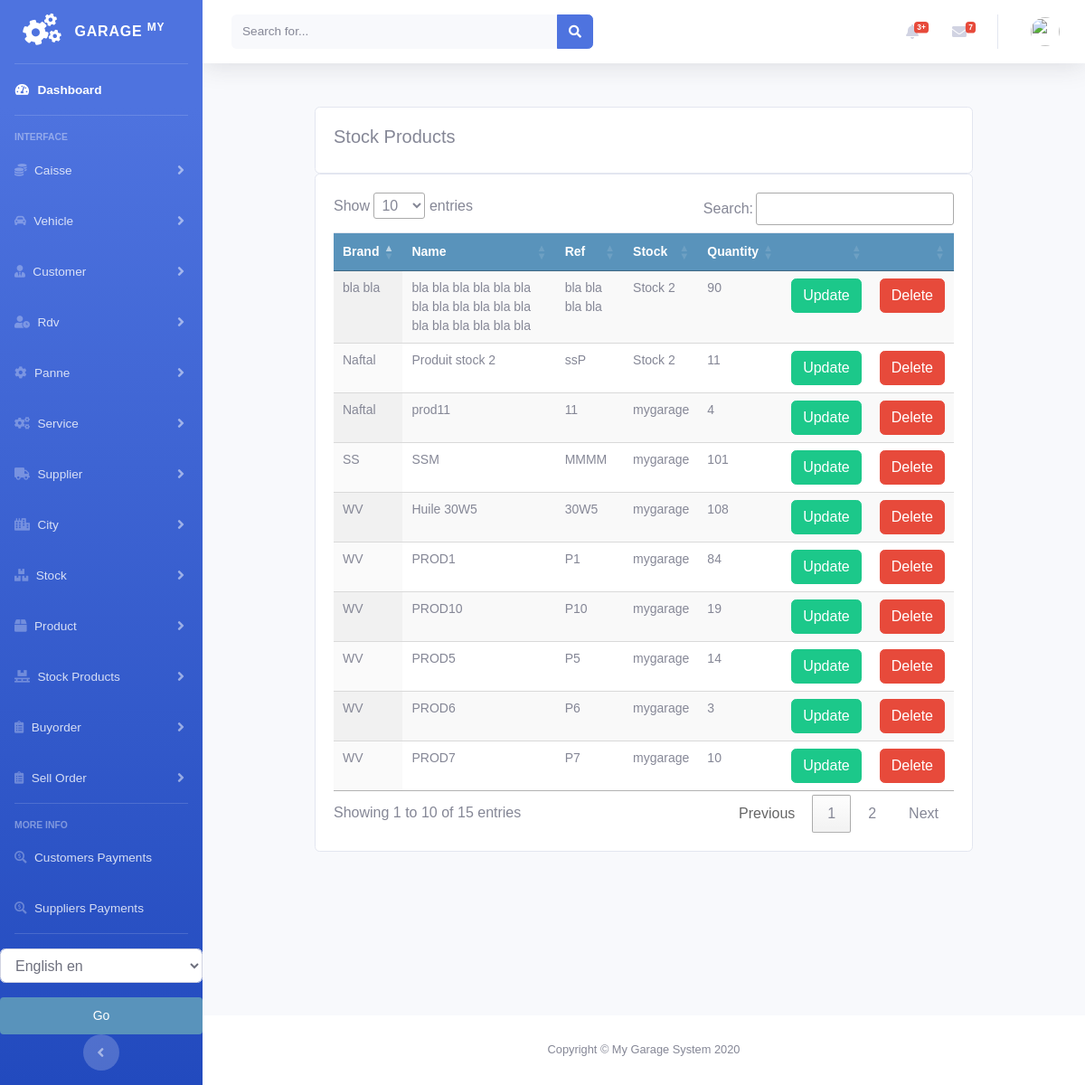
Page /stock/all_stockproduct_list on the earlier database version.
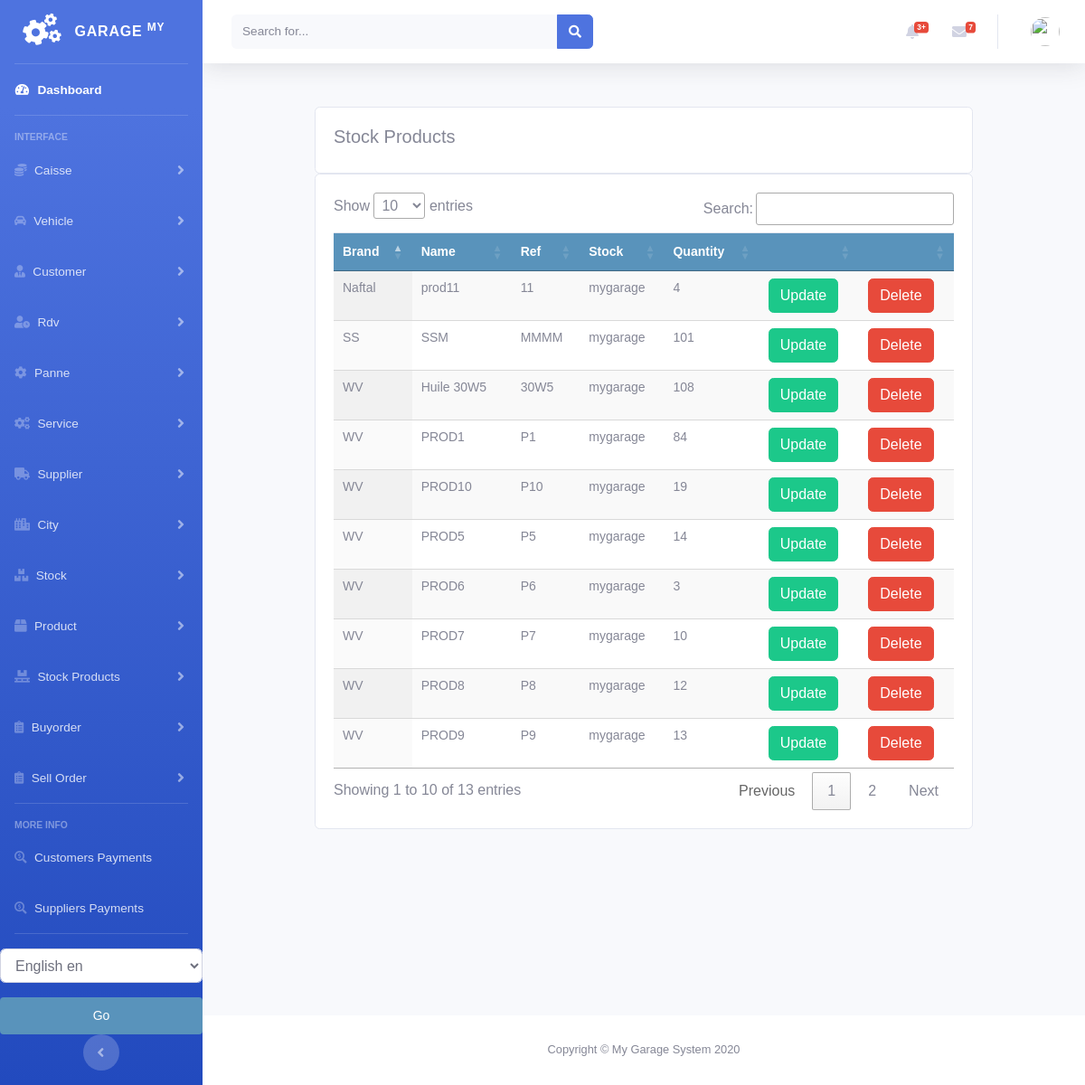
Same page on the later database version.
### stock/models.py (models this page shows, shortened)
class StockProduct(models.Model):
    product = models.ForeignKey(Product, null=True, on_delete=models.CASCADE)
    quantity = models.PositiveIntegerField(default=0)
    stock = models.ForeignKey(Stock, null=True, on_delete=models.CASCADE)
    class Meta:
        ordering = ('product',)
        verbose_name = 'stockproduct'
        verbose_name_plural = 'stockproducts'

class Stock(models.Model):
    name = models.CharField(max_length=250, null=True)
    class Meta:
        ordering = ('name',)
        verbose_name = 'stock'
        verbose_name_plural = 'stocks'
    def __str__(self):
        return self.name

### product/models.py (models this page shows, shortened)
class Product(models.Model):
    brand = models.CharField(max_length=250, null=True)
    name = models.CharField(max_length=250, null=True)
    ref = models.CharField(max_length=250, null=True)
    desc = models.CharField(max_length=250, null=True, blank=True)
    image = models.ImageField(upload_to='products/%Y/%m/%d', blank=True, )
    buyprice = models.DecimalField(max_digits=10, null=True, decimal_places=2, default=0)
    sellprice = models.DecimalField(max_digits=10, null=True, decimal_places=2, default=0)
    alert_quantity = models.PositiveIntegerField(default=1, blank=True, null=True)
    stock = models.ForeignKey('stock.Stock', blank=False, null=False, on_delete=models.CASCADE, default=1)
    class Meta:
        ordering = ('name',)
        verbose_name = 'product'
        verbose_name_plural = 'products'

### stock/views.py (the view)
# urls.py: path('all_stockproduct_list', views.all_stockproduct_list, name='all_stockproduct_list'),
def all_stockproduct_list(request):
    stockproducts = StockProduct.objects.all().filter(quantity__gt=0)
    categories = Category.objects.all()
    context = {
        'categories': categories,
        'stockproducts': stockproducts,
    }
    return render(request, 'stockproduct/all_list_stockproduct.html', context)

### stock/templates/stockproduct/all_list_stockproduct.html (shortened to what this page needs)
{% extends 'home.html' %}
{% load static %}
{% load i18n %}
{% block content %}
<br>
<div class="container">
    <div class="row">
    <div class="col-md">
        <div class="card card-body">
            <h5>{% trans "Stock Products" %}</h5>
        </div>
        <div class="card card-body">
            <table id="table_id" class=" table display text-center">
              <thead>
              <tr>
                    <th>{% trans "Brand" %}</th>
                    <th>{% trans "Name" %}</th>
                    <th>{% trans "Ref" %}</th>
                    <th>{% trans "Stock" %}</th>
                    <th>{% trans "Quantity" %}</th>
                    <th></th>
                    <th></th>
                </tr>
              </thead>
                <tbody>
                {% for prod in stockproducts %}
                <tr>
                    <td>
                       {{prod.product.brand}}
                   </td>
                    <td>
                       {{prod.product.name}}
                   </td>
                    <td>
                       {{prod.product.ref}}
                   </td>
                    <td>
                       {{prod.stock}}
                   </td>
                    <td>
                       {{prod.quantity}}
                   </td>
                    <td>
                        <a class="btn btn-success " href="{% url 'stock:update_stockproduct' prod.id %}">{% trans "Update" %}</a>
                    </td>
                    <td>
                        <a class="btn btn-danger " href="{% url 'stock:delete_stockproduct' prod.id %}">{% trans "Delete" %}</a>
                    </td>
                </tr>
                {% endfor %}
                </tbody>
            </table>
        </div>
    </div>
</div>
</div>
{% endblock %}
{% block jsscript %}
<link rel="stylesheet" href="https://ajax.googleapis.com/ajax/libs/jqueryui/1.12.1/themes/smoothness/jquery-ui.css">
<link rel="stylesheet" href="https://cdnjs.cloudflare.com/ajax/libs/chosen/1.8.7/chosen.min.css"/>
<link rel="stylesheet" type="text/css" href="https://cdn.datatables.net/1.10.22/css/jquery.dataTables.css">
{% endblock %}

Differences in the rows shown:
no longer on this page (row edited): StockProduct: product.brand "Naftal", product.name "Produit stock 2", product.ref "ssP", stock "Stock 2", quantity "11"
no longer on this page (row edited): StockProduct: product.brand "bla bla", product.name "bla bla bla bla bla bla bla bla bla bla bla bla bla bla bla bla bla bla", product.ref "bla bla bla bla", stock "Stock 2", quantity "90"
now on this page (row unchanged): StockProduct: product.brand "WV", product.name "PROD8", product.ref "P8", stock "mygarage", quantity "12"
now on this page (row unchanged): StockProduct: product.brand "WV", product.name "PROD9", product.ref "P9", stock "mygarage", quantity "13"
Other differences:
text written by a page script: "Show entries Search: Showing 1 to 10 of 15 entries Previous 1 2 Next" → "Show entries Search: Showing 1 to 10 of 13 entries Previous 1 2 Next"
